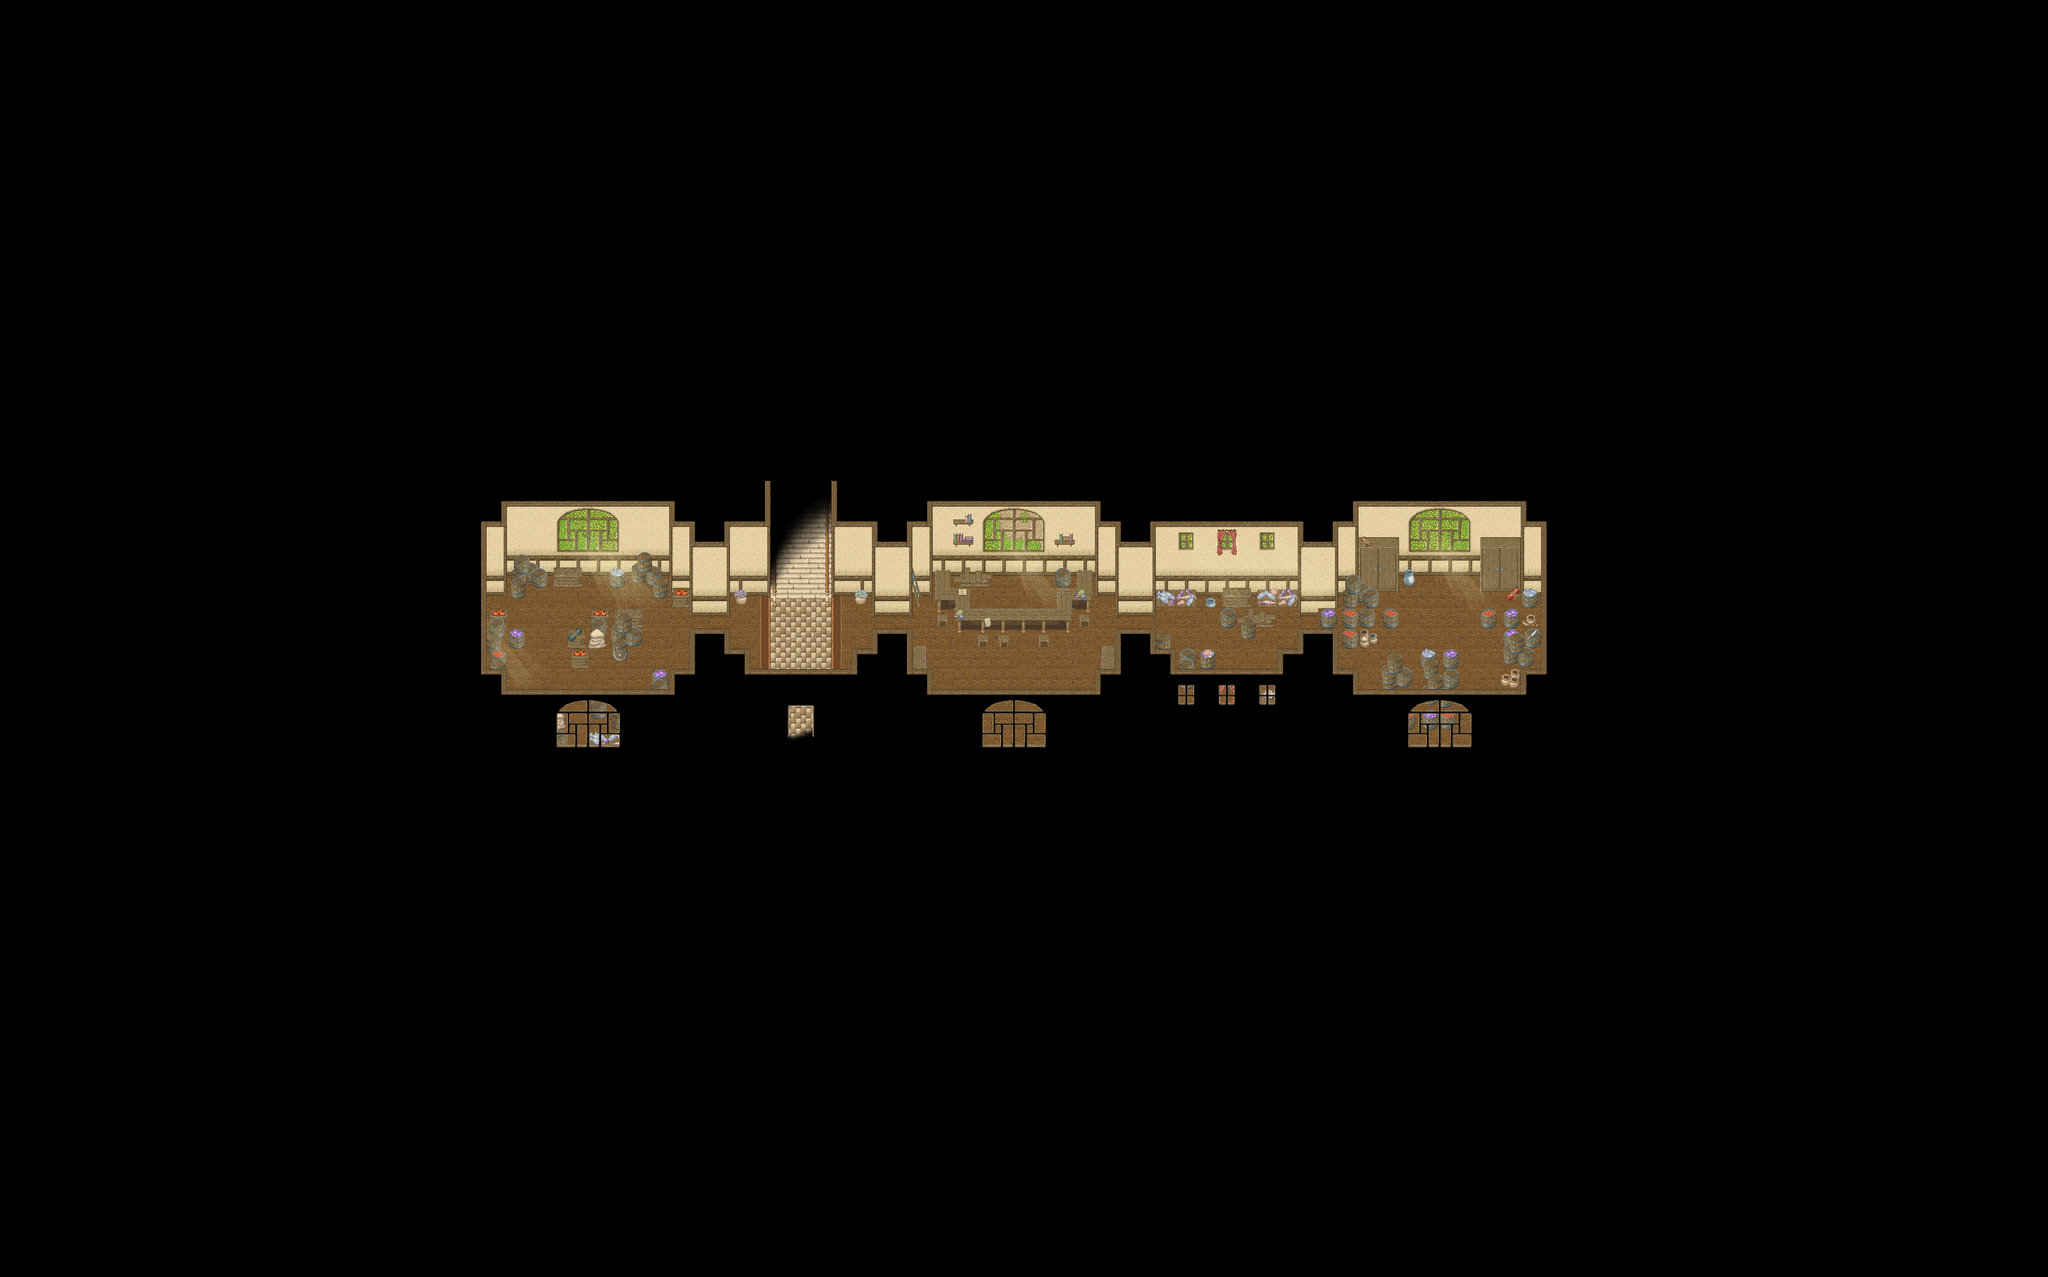

Below is a game level as drawn by its tile map, then a one-line description and the .tmx that defines it (tile-layer data replaced by summaries):
An orthogonal 101x63 tile map with 32x32 px tiles, 4 tile layers (Ground, Ground2, Fringe, Over), 2 hidden layers not drawn, 14 tilesets and 3 objects (2x warp, anchor).

<map version="1.2" tiledversion="1.3.2" orientation="orthogonal" renderorder="right-down" compressionlevel="0" width="101" height="63" tilewidth="32" tileheight="32" infinite="0" nextlayerid="8" nextobjectid="5">
 <properties>
  <property name="license" value="CC BY-SA 3.0" />
  <property name="manaplus version" value="2" />
  <property name="minimap" value="graphics/minimaps/001-2-18.png" />
  <property name="music" value="artis.ogg" />
  <property name="name" value="Docks Warehouse" />
 </properties>
 <tileset firstgid="1" name="Indoor" tilewidth="32" tileheight="32" tilecount="256" columns="16">
  <image source="../graphics/tilesets/artis-indoor.png" width="512" height="512" />
 </tileset>
 <tileset firstgid="257" name="Indoor Fringe" tilewidth="32" tileheight="32" tilecount="256" columns="16">
  <image source="../graphics/tilesets/artis-indoor-fringe.png" width="512" height="512" />
 </tileset>
 <tileset firstgid="513" name="Indoor x1x2" tilewidth="32" tileheight="64" tilecount="16" columns="16">
  <image source="../graphics/tilesets/artis-indoor-x1x2.png" width="512" height="64" />
 </tileset>
 <tileset firstgid="529" name="Indoor x1x3" tilewidth="32" tileheight="96" tilecount="48" columns="16">
  <image source="../graphics/tilesets/artis-indoor-x1x3.png" width="512" height="288" />
 </tileset>
 <tileset firstgid="577" name="Indoor x1x4" tilewidth="32" tileheight="128" tilecount="16" columns="16">
  <image source="../graphics/tilesets/artis-indoor-x1x4.png" width="512" height="128" />
 </tileset>
 <tileset firstgid="593" name="Indoor x2x4" tilewidth="64" tileheight="128" tilecount="8" columns="8">
  <image source="../graphics/tilesets/artis-indoor-x2x4.png" width="512" height="128" />
 </tileset>
 <tileset firstgid="601" name="Accessory" tilewidth="32" tileheight="32" tilecount="128" columns="16">
  <image source="../graphics/tilesets/artis-accessory.png" width="512" height="256" />
 </tileset>
 <tileset firstgid="729" name="Box" tilewidth="32" tileheight="32" tilecount="36" columns="6">
  <image source="../graphics/tilesets/box.png" width="192" height="192" />
 </tileset>
 <tileset firstgid="765" name="Box x1x2" tilewidth="32" tileheight="64" tilecount="8" columns="4">
  <image source="../graphics/tilesets/box-x1x2.png" width="128" height="128" />
 </tileset>
 <tileset firstgid="773" name="Ground" tilewidth="32" tileheight="32" tilecount="256" columns="16">
  <image source="../graphics/tilesets/ground.png" width="512" height="512" />
 </tileset>
 <tileset firstgid="1029" name="Sunlight x1x5" tilewidth="32" tileheight="160" tilecount="4" columns="4">
  <image source="../graphics/tilesets/sunlight-x1x5.png" width="128" height="160" />
 </tileset>
 <tileset firstgid="1033" name="Shadow" tilewidth="32" tileheight="32" tilecount="128" columns="8">
  <image source="../graphics/tilesets/shadow.png" width="256" height="512" />
 </tileset>
 <tileset firstgid="1161" name="Collision" tilewidth="32" tileheight="32" tilecount="9" columns="3">
  <image source="../graphics/tilesets/collision.png" width="96" height="96" />
 </tileset>
 <tileset firstgid="1170" name="Level Number" tilewidth="32" tileheight="32" tilecount="16" columns="16">
  <image source="../graphics/tilesets/level-number.png" width="512" height="32" />
 </tileset>
 <layer id="1" name="Ground" width="101" height="63">
  <data>[6363 cells, 6363 non-empty, 24 distinct tile ids]</data>
 </layer>
 <layer id="2" name="Ground2" width="101" height="63">
  <data>[6363 cells, 188 non-empty, 61 distinct tile ids]</data>
 </layer>
 <layer id="3" name="Fringe" width="101" height="63">
  <data>[6363 cells, 130 non-empty, 62 distinct tile ids]</data>
 </layer>
 <layer id="4" name="Over" width="101" height="63">
  <data>[6363 cells, 203 non-empty, 54 distinct tile ids]</data>
 </layer>
 <layer id="5" name="Collision" width="101" height="63" visible="0">
  <data>[6363 cells, 6109 non-empty, 2 distinct tile ids]</data>
 </layer>
 <layer id="6" name="Heights" width="101" height="63" visible="0">
  <data>[6363 cells, 9 non-empty, 1 distinct tile ids]</data>
 </layer>
 <objectgroup id="7" name="Objects">
  <object id="1" name="To Artis" type="warp" x="1248" y="1152" width="32" height="32">
   <properties>
    <property name="dest_map" value="001-1" />
    <property name="dest_x" value="182" />
    <property name="dest_y" value="75" />
   </properties>
  </object>
  <object id="3" name="To Second Level" type="warp" x="1216" y="832" width="96" height="32">
   <properties>
    <property name="dest_map" value="001-2-42" />
    <property name="dest_x" value="39" />
    <property name="dest_y" value="36" />
   </properties>
  </object>
  <object id="4" name="^WARE" type="anchor" x="1184" y="992" width="32" height="32" />
 </objectgroup>
</map>
